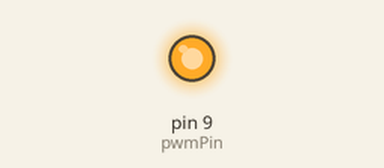
Bench run of a sketch on a simulated Arduino Uno, built with avr-gcc and run on an emulated ATmega328P. Parts: output pins drawn as LEDs (lit = HIGH).

Above: at 1.0 s.
At 3.0 s:
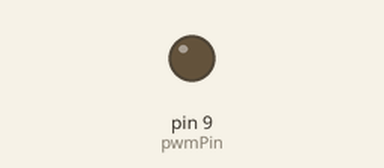
Timing chart, 0 to 5.2 s (numbered marks = the images above):
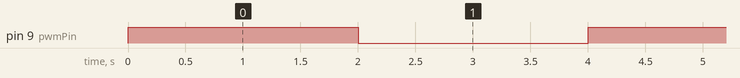

Measured:
- by itself, pin 9 (pwmPin): alternates HIGH for 2.0 s and LOW for 2.0 s

The sketch:

Vaccum_Pump.ino
```cpp
// Kamoer HLVP15-AU24 pump automatic 2s ON / 2s OFF control
// PWM output on pin 9 -> Pump White/Blue
// Pump Red -> +24V, Pump Black -> GND (common with Arduino)
//  This code sets up a 20kHz PWM signal to control the pump speed.
// The pump is turned ON for 2 seconds and then OFF for 2 seconds in a loop.

const int pwmPin = 9;
const int pumpSpeed = 100; // desired speed percentage (0–100)

void setupPWM20kHz() {
  pinMode(pwmPin, OUTPUT);
  // Configure Timer1 for 20kHz Fast PWM on pin 9
  TCCR1A = _BV(COM1A1) | _BV(WGM11);
  TCCR1B = _BV(WGM13) | _BV(WGM12) | _BV(CS10);
  ICR1 = 799;  // sets 20kHz frequency (16MHz / (1*(799+1)))
  OCR1A = 0;   // start with 0% duty (pump off)
}

void setDuty(uint8_t duty) {
  if (duty > 100) duty = 0;
  OCR1A = (uint16_t)((uint32_t)duty * (ICR1 + 1) / 100);
}

void setup() {
  setupPWM20kHz();
}

void loop() {
  // Turn pump ON
  setDuty(pumpSpeed);
  delay(2000);  // run for 2 seconds

  // Turn pump OFF
  setDuty(0);
  delay(2000);  // stop for 2 seconds
}
```
